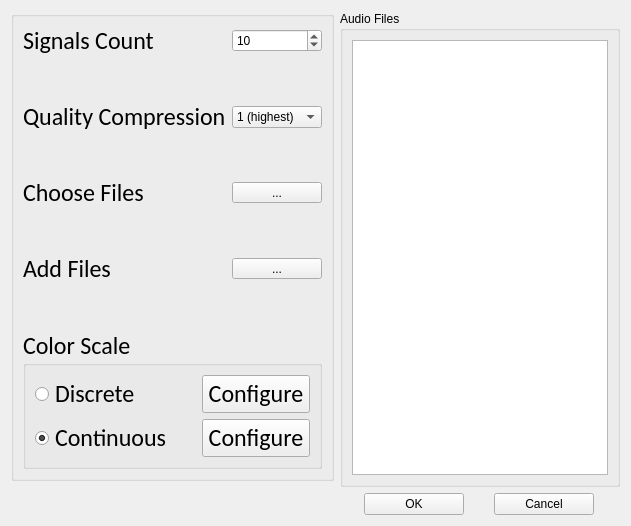
      <widget class="QWidget" name="options_tab">
       <attribute name="title">
        <string>Options</string>
       </attribute>
       <layout class="QGridLayout" name="gridLayout_21">
        <item row="0" column="0">
         <widget class="QGroupBox" name="groupBox_4">
          <property name="minimumSize">
           <size>
            <width>0</width>
            <height>300</height>
           </size>
          </property>
          <property name="maximumSize">
           <size>
            <width>400</width>
            <height>16777215</height>
           </size>
          </property>
          <property name="title">
           <string/>
          </property>
          <layout class="QVBoxLayout" name="verticalLayout_9">
           <item>
            <layout class="QVBoxLayout" name="verticalLayout_7">
             <item>
              <layout class="QHBoxLayout" name="horizontalLayout_6">
               <item>
                <widget class="QLabel" name="label_5">
                 <property name="font">
                  <font>
                   <family>Calibri</family>
                   <pointsize>18</pointsize>
                  </font>
                 </property>
                 <property name="text">
                  <string>Signals Count</string>
                 </property>
                </widget>
               </item>
               <item>
                <widget class="QSpinBox" name="spinBox">
                 <property name="maximumSize">
                  <size>
                   <width>90</width>
                   <height>16777215</height>
                  </size>
                 </property>
                 <property name="minimum">
                  <number>1</number>
                 </property>
                 <property name="maximum">
                  <number>10000000</number>
                 </property>
                 <property name="value">
                  <number>10</number>
                 </property>
                </widget>
               </item>
              </layout>
             </item>
             <item>
              <spacer name="verticalSpacer">
               <property name="orientation">
                <enum>Qt::Vertical</enum>
               </property>
               <property name="sizeHint" stdset="0">
                <size>
                 <width>20</width>
                 <height>40</height>
                </size>
               </property>
              </spacer>
             </item>
             <item>
              <layout class="QHBoxLayout" name="horizontalLayout_9">
               <item>
                <widget class="QLabel" name="label_7">
                 <property name="font">
                  <font>
                   <family>Calibri</family>
                   <pointsize>18</pointsize>
                  </font>
                 </property>
                 <property name="text">
                  <string>Quality Compression</string>
                 </property>
                </widget>
               </item>
               <item>
                <widget class="QComboBox" name="quality_cBox">
                 <property name="maximumSize">
                  <size>
                   <width>95</width>
                   <height>16777215</height>
                  </size>
                 </property>
                 <item>
                  <property name="text">
                   <string>1 (highest)</string>
                  </property>
                 </item>
                 <item>
                  <property name="text">
                   <string>2</string>
                  </property>
                 </item>
                 <item>
                  <property name="text">
                   <string>3</string>
                  </property>
                 </item>
                 <item>
                  <property name="text">
                   <string>4</string>
                  </property>
                 </item>
                 <item>
                  <property name="text">
                   <string>5</string>
                  </property>
                 </item>
                 <item>
                  <property name="text">
                   <string>6</string>
                  </property>
                 </item>
                 <item>
                  <property name="text">
                   <string>7</string>
                  </property>
                 </item>
                 <item>
                  <property name="text">
                   <string>8</string>
                  </property>
                 </item>
                 <item>
                  <property name="text">
                   <string>9</string>
                  </property>
                 </item>
                 <item>
                  <property name="text">
                   <string>10 (lowest)</string>
                  </property>
                 </item>
                </widget>
               </item>
              </layout>
             </item>
             <item>
              <spacer name="verticalSpacer_6">
               <property name="orientation">
                <enum>Qt::Vertical</enum>
               </property>
               <property name="sizeHint" stdset="0">
                <size>
                 <width>20</width>
                 <height>40</height>
                </size>
               </property>
              </spacer>
             </item>
             <item>
              <layout class="QHBoxLayout" name="horizontalLayout_20">
               <item>
                <widget class="QLabel" name="label_23">
                 <property name="font">
                  <font>
                   <family>Calibri</family>
                   <pointsize>18</pointsize>
                  </font>
                 </property>
                 <property name="text">
                  <string>Choose Files</string>
                 </property>
                </widget>
               </item>
               <item>
                <widget class="QToolButton" name="toolButton">
                 <property name="minimumSize">
                  <size>
                   <width>90</width>
                   <height>0</height>
                  </size>
                 </property>
                 <property name="text">
                  <string>...</string>
                 </property>
                </widget>
               </item>
              </layout>
             </item>
             <item>
              <spacer name="verticalSpacer_7">
               <property name="orientation">
                <enum>Qt::Vertical</enum>
               </property>
               <property name="sizeHint" stdset="0">
                <size>
                 <width>20</width>
                 <height>40</height>
                </size>
               </property>
              </spacer>
             </item>
             <item>
              <layout class="QHBoxLayout" name="horizontalLayout_22">
               <item>
                <widget class="QLabel" name="label_26">
                 <property name="font">
                  <font>
                   <family>Calibri</family>
                   <pointsize>18</pointsize>
                  </font>
                 </property>
                 <property name="text">
                  <string>Add Files</string>
                 </property>
                </widget>
               </item>
               <item>
                <widget class="QToolButton" name="addFiles_tb">
                 <property name="minimumSize">
                  <size>
                   <width>90</width>
                   <height>0</height>
                  </size>
                 </property>
                 <property name="text">
                  <string>...</string>
                 </property>
                </widget>
               </item>
              </layout>
             </item>
            </layout>
           </item>
           <item>
            <spacer name="verticalSpacer_8">
             <property name="orientation">
              <enum>Qt::Vertical</enum>
             </property>
             <property name="sizeHint" stdset="0">
              <size>
               <width>20</width>
               <height>40</height>
              </size>
             </property>
            </spacer>
           </item>
           <item>
            <widget class="QGroupBox" name="groupBox_17">
             <property name="font">
              <font>
               <family>Calibri</family>
               <pointsize>18</pointsize>
              </font>
             </property>
             <property name="title">
              <string>Color Scale</string>
             </property>
             <layout class="QVBoxLayout" name="verticalLayout_14">
              <item>
               <layout class="QHBoxLayout" name="horizontalLayout_29" stretch="3,2">
                <item>
                 <widget class="QRadioButton" name="discreteRadioButton">
                  <property name="font">
                   <font>
                    <family>Calibri</family>
                    <pointsize>18</pointsize>
                   </font>
                  </property>
                  <property name="text">
                   <string>Discrete</string>
                  </property>
                 </widget>
                </item>
                <item>
                 <widget class="QPushButton" name="discreteConfigureButton">
                  <property name="text">
                   <string>Configure</string>
                  </property>
                 </widget>
                </item>
               </layout>
              </item>
              <item>
               <layout class="QHBoxLayout" name="horizontalLayout_30" stretch="3,2">
                <item>
                 <widget class="QRadioButton" name="continuousRadioButton">
                  <property name="font">
                   <font>
                    <family>Calibri</family>
                    <pointsize>18</pointsize>
                   </font>
                  </property>
                  <property name="text">
                   <string>Continuous</string>
                  </property>
                  <property name="checked">
                   <bool>true</bool>
                  </property>
                 </widget>
                </item>
                <item>
                 <widget class="QPushButton" name="continuousConfigureButton">
                  <property name="text">
                   <string>Configure</string>
                  </property>
                 </widget>
                </item>
               </layout>
              </item>
             </layout>
            </widget>
           </item>
          </layout>
         </widget>
        </item>
        <item row="0" column="1" rowspan="2">
         <widget class="QGroupBox" name="groupBox_16">
          <property name="minimumSize">
           <size>
            <width>0</width>
            <height>0</height>
           </size>
          </property>
          <property name="title">
           <string>Audio Files</string>
          </property>
          <layout class="QGridLayout" name="gridLayout_20">
           <item row="0" column="0">
            <widget class="QListWidget" name="audioFiles_listWidget">
             <property name="minimumSize">
              <size>
               <width>100</width>
               <height>0</height>
              </size>
             </property>
            </widget>
           </item>
          </layout>
         </widget>
        </item>
        <item row="1" column="0" rowspan="2">
         <widget class="QLabel" name="label_22">
          <property name="text">
           <string/>
          </property>
          <property name="pixmap">
           <pixmap resource="../_ui/images.qrc">:/newPrefix/images/Presentacion.jpg</pixmap>
          </property>
         </widget>
        </item>
        <item row="2" column="1">
         <layout class="QHBoxLayout" name="horizontalLayout_5">
          <item>
           <widget class="QPushButton" name="okOptions_btn">
            <property name="maximumSize">
             <size>
              <width>100</width>
              <height>30</height>
             </size>
            </property>
            <property name="text">
             <string>OK</string>
            </property>
           </widget>
          </item>
          <item>
           <widget class="QPushButton" name="cancel_btn">
            <property name="maximumSize">
             <size>
              <width>100</width>
              <height>30</height>
             </size>
            </property>
            <property name="text">
             <string>Cancel</string>
            </property>
           </widget>
          </item>
         </layout>
        </item>
       </layout>
      </widget>
